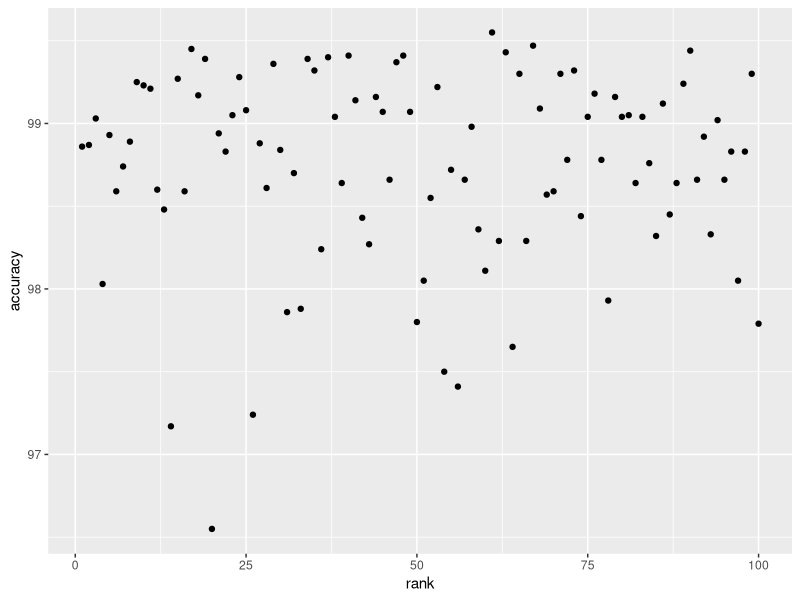
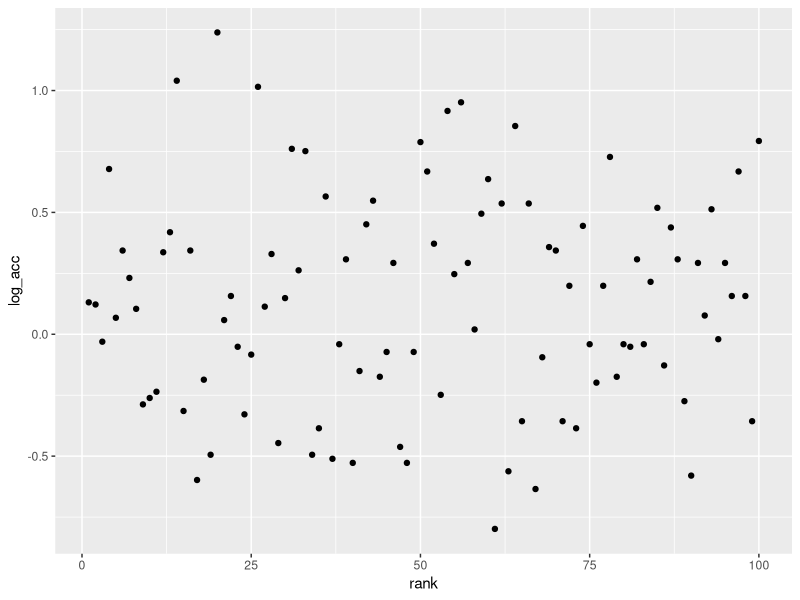
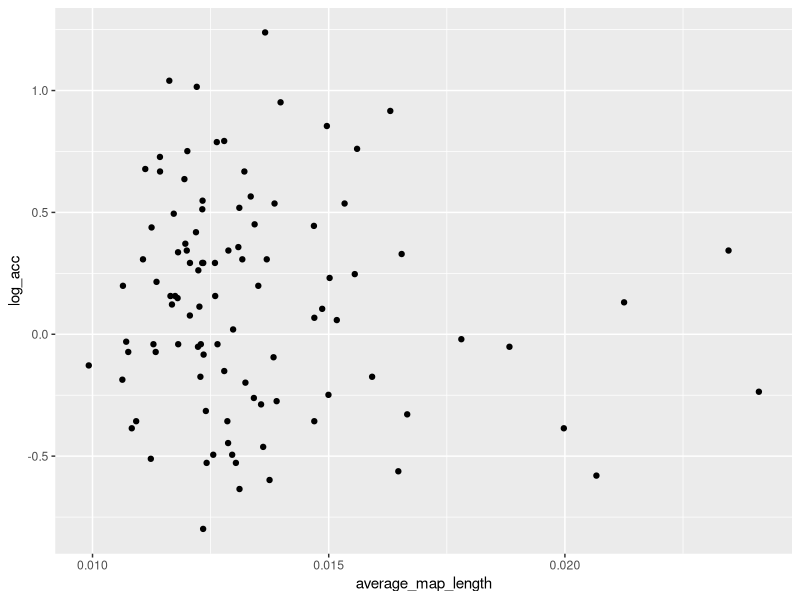
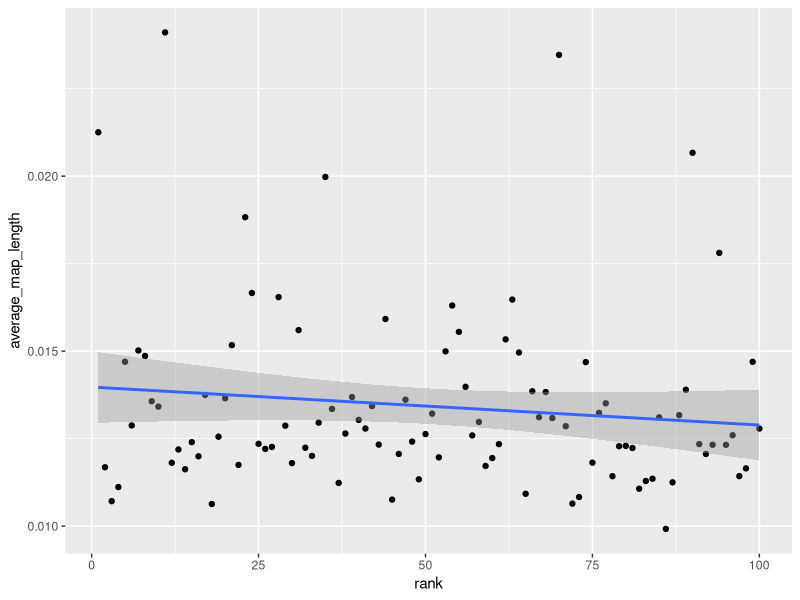

Write R code to recreate these figures, in order.
## ---- chunk 1
knitr::opts_chunk$set(echo = TRUE)
dat = read.csv("ranking.csv")
library(ggplot2)
library(dplyr)
library(class)
## ---- chunk 2
ggplot(dat, aes(x=rank, y=accuracy)) + geom_point()
## ---- chunk 3
dat <- mutate(dat, average_map_length = hours/play_count) %>%
  mutate(average_hit_rate = total_hits/hours) %>%
  mutate(average_map_hits = total_hits/play_count) %>%
  mutate(log_acc = log(100 - accuracy))
ggplot(dat, aes(x=rank, y=log_acc)) + geom_point()
## ---- chunk 4
ggplot(dat, aes(x=average_map_length, y=log_acc)) + geom_point()
## ---- chunk 5
ggplot(dat, aes(x=rank, y=average_map_length)) + geom_point() + geom_smooth(method="lm")
## ---- chunk 6
#randomly sample 90% of rows
rand <- sample(1:nrow(dat), 0.9*nrow(dat))
#create a norm function
norm <- function(x) {(x-min(x))/(max(x)-min(x))}
norm_dat <- as.data.frame(lapply(dat[, c(8, 10)], norm))
#extract training set and testing set from normalized data
dat_train = norm_dat[rand,]
dat_test = norm_dat[-rand,]
#get prediction target (level column) and test target
target_dat <- as.factor(dat[rand,7])
target_test <- as.factor(dat[-rand,7])
#run knn function
predict <- knn(dat_train, dat_test, cl=target_dat, k=10)
#confusion matrix
tbl <- table(predict, target_test)
#accuracy function
accuracy <- function(x){sum(diag(x)/(sum(rowSums(x)))) * 100}
#call model accuracy function
accuracy(tbl)
## ---- chunk 7
#randomly sample 90% of rows
rand <- sample(1:nrow(dat), 0.5*nrow(dat))
#create a norm function
norm <- function(x) {(x-min(x))/(max(x)-min(x))}
norm_dat <- as.data.frame(lapply(dat[, c(8, 10)], norm))
#extract training set and testing set from normalized data
dat_train = norm_dat[rand,]
dat_test = norm_dat[-rand,]
#get prediction target (level column) and test target
target_dat <- as.factor(dat[rand,7])
target_test <- as.factor(dat[-rand,7])
#run knn function
predict <- knn(dat_train, dat_test, cl=target_dat, k=10)
#confusion matrix
tbl <- table(predict, target_test)
#accuracy function
accuracy <- function(x){sum(diag(x)/(sum(rowSums(x)))) * 100}
#call model accuracy function
accuracy(tbl)
